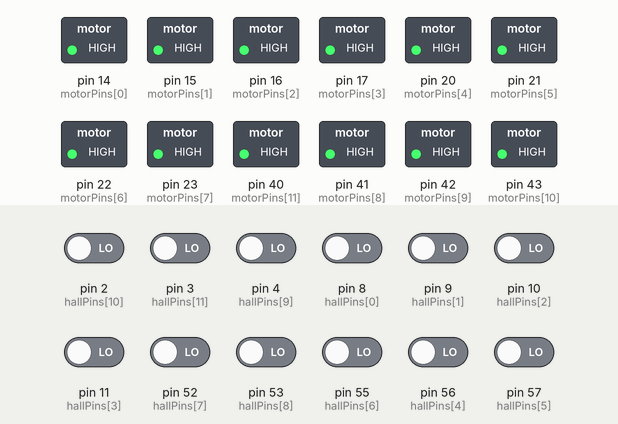
Recording of a sketch running on a simulated Arduino Mega 2560, built with avr-gcc and run on an emulated ATmega2560. Parts: switched loads named in the sketch (green lamp = pin HIGH). The test bench sets the inputs (shaded band); at power-on: pin 2 (hallPins[10]), pin 3 (hallPins[11]), pin 4 (hallPins[9]), pin 8 (hallPins[0]), pin 9 (hallPins[1]), pin 10 (hallPins[2]), pin 11 (hallPins[3]), pin 52 (hallPins[7]), pin 53 (hallPins[8]), pin 55 (hallPins[6]), pin 56 (hallPins[4]), pin 57 (hallPins[5]) LOW.

Above: at 0.1 s.
Timing chart, 0 to 1.6 s (numbered marks = the images above):
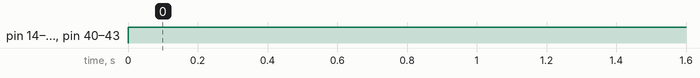

The sketch:

hall_effect_pcb.ino
```cpp
// represents all pins that are connected to hall-effect sensors
int hallPins[] = {8, 9, 10, 11, 56, 57, 55, 52, 53, 4, 2, 3};

// represents all pins that are connected to motors
int motorPins[] = {14, 15, 16, 17, 20, 21, 22, 23, 41, 42, 43, 40};

// represents all values received from hall effect sensors
int hallVals[] = {HIGH, HIGH, HIGH, HIGH, HIGH, HIGH, HIGH, HIGH, HIGH, HIGH, HIGH, HIGH};

// represents all values written to motors
int motorVals[] = {LOW, LOW, LOW, LOW, LOW, LOW, LOW, LOW, LOW, LOW, LOW, LOW};


void setup() {
  for (int i = 0; i < 12; i++)
  {
    pinMode(hallPins[i], INPUT);
  }
  for (int i = 0; i < 12; i++)
  {
    pinMode(motorPins[i], OUTPUT);
  }
}

void loop() {
  // get readings from all hall effect sensor pins
  for (int i = 0; i < 12; i++)
  {
    hallVals[i] = digitalRead(hallPins[i]);
  }
  for (int i = 0; i < 12; i++)
  {
    motorVals[i] = ~(hallVals[i]);
    digitalWrite(motorPins[i], motorVals[i]);
  }
  delay(1000);
}
```

Measured:
- by itself, pin 14 (motorPins[0]), pin 15 (motorPins[1]), pin 16 (motorPins[2]), pin 17 (motorPins[3]), pin 20 (motorPins[4]), pin 21 (motorPins[5]), pin 22 (motorPins[6]), pin 23 (motorPins[7]), pin 40 (motorPins[11]), pin 41 (motorPins[8]), pin 42 (motorPins[9]), pin 43 (motorPins[10]): LOW → HIGH at 0.00 s
